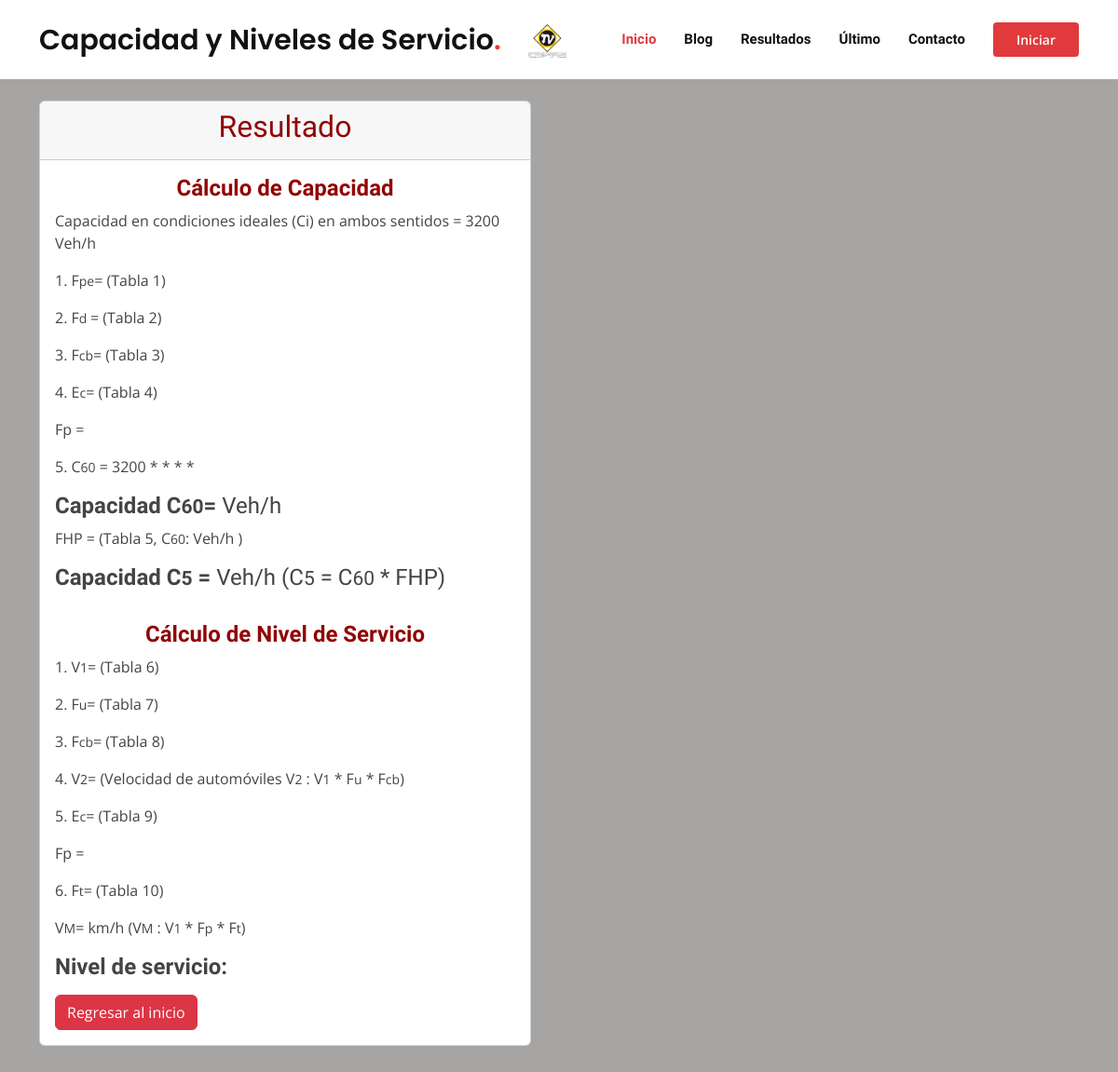
The page /resultado on the database as committed earlier.
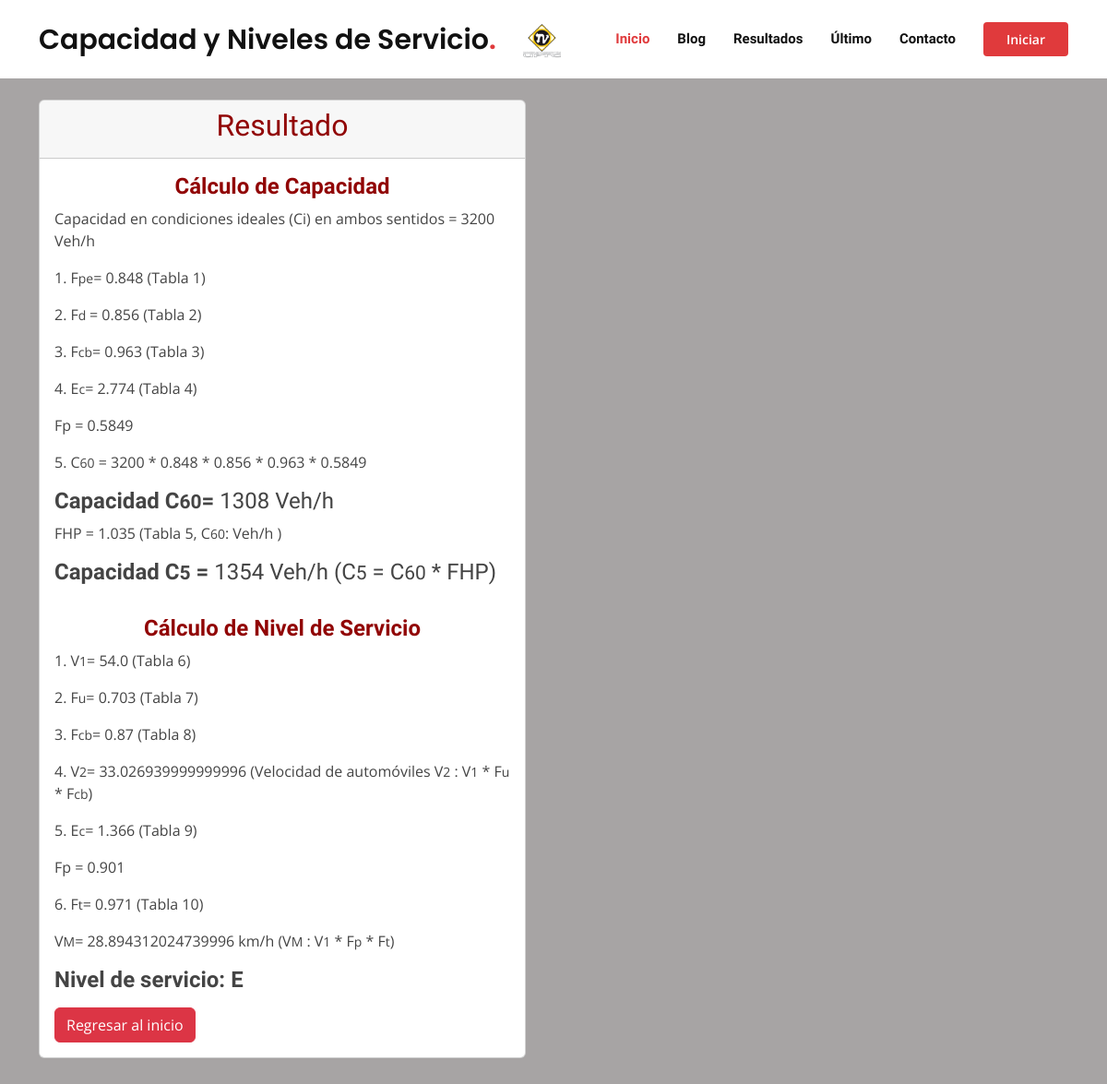
The same page on the database as committed later.
### general.py (models this page shows)
class Resultado(db.Model):
    id = db.Column(db.Integer, primary_key=True)
    Fpe = db.Column(db.Float, nullable=False)
    Fd = db.Column(db.Float, nullable=False)
    Fcb = db.Column(db.Float, nullable=False)
    Ec = db.Column(db.Float, nullable=False)
    Fp = db.Column(db.Float, nullable=False)
    cap_60 = db.Column(db.Integer, nullable=False)
    cap_5 = db.Column(db.Integer, nullable=False)
    FHP = db.Column(db.Float, nullable=False)
    v1 = db.Column(db.Float, nullable=False)
    Fu = db.Column(db.Float, nullable=False)
    Fcb1 = db.Column(db.Float, nullable=False)
    v2 = db.Column(db.Float, nullable=False)
    Ec_vel = db.Column(db.Float, nullable=False)
    Fp_vel = db.Column(db.Float, nullable=False)
    Ft = db.Column(db.Float, nullable=False)
    vM = db.Column(db.Float, nullable=False)
    Vi = db.Column(db.Integer, nullable=False)
    Final = db.Column(db.Integer, nullable=False)

### general.py (the view)
@app.route("/resultado", methods=["GET","POST"])
def resultado():
    id = len(db.session.query(Resultado).all())
    registro = Resultado.query.get(id)
    return render_template('resultados.html',datos=registro)

### templates/resultados.html (shortened to what this page needs)
<!DOCTYPE html>
<html lang="en">
<head>
  <link href="../static/assets/vendor/aos/aos.css" rel="stylesheet">
  <link href="../static/assets/vendor/bootstrap/css/bootstrap.min.css" rel="stylesheet">
  <link href="../static/assets/vendor/bootstrap-icons/bootstrap-icons.css" rel="stylesheet">
  <link href="../static/assets/vendor/boxicons/css/boxicons.min.css" rel="stylesheet">
  <link href="../static/assets/vendor/glightbox/css/glightbox.min.css" rel="stylesheet">
  <link href="../static/assets/vendor/remixicon/remixicon.css" rel="stylesheet">
  <link href="../static/assets/vendor/swiper/swiper-bundle.min.css" rel="stylesheet">
  <link href="../static/assets/css/style.css" rel="stylesheet">
</head>
<body>
  {% import "bootstrap/wtf.html" as wtf %}
  <header id="header" class="fixed-top d-flex align-items-center">
    <div class="container d-flex align-items-center">
      <h1 class="logo me-auto"><a href="{{url_for('home')}}">Capacidad y Niveles de Servicio<span>.</span></a></h1>
      <a href="{{url_for('home')}}" class="logo me-auto"><img src="../static/assets/img/logo.png" alt=""></a>
      <nav id="navbar" class="navbar order-last order-lg-0">
        <ul>
          <li><a class="nav-link scrollto active" href="{{url_for('home')}}">Inicio</a></li>
          <li><a class="nav-link scrollto" href="{{url_for('blog')}}">Blog</a></li>
          <li><a class="nav-link scrollto " href="{{url_for('resultados')}}">Resultados</a></li>
          <li><a href="{{url_for('resultado')}}">Último</a></li>
          <li><a class="nav-link scrollto" href="#contact">Contacto</a></li>
        </ul>
      </nav>
      <a href="#about" class="get-started-btn scrollto">Iniciar</a>
    </div>
  </header>
    <br>
    <br>
    <section class="inner-page" style="background-color:rgb(167, 164, 164)">
      <div class="container" data-aos="fade-up">
        <div class="card" style="width: 33rem;">
          <div class="card-header"><h2 style="text-align:center; color: rgb(145, 5, 5);">Resultado</h2>
          </div>
          <div class="card-body" >
            <ul class="list-unstyled">
              <li style="text-align:center; color: rgb(145, 5, 5);"><h4><strong>Cálculo de Capacidad</strong></h4></li>
              <li><p>Capacidad en condiciones ideales (Ci) en ambos sentidos = 3200 Veh/h</p></li>
              <li><p>1. F<small>pe</small>= {{datos.Fpe}} (Tabla 1)</p></li>
              <li><p>2. F<small>d </small>= {{datos.Fd}} (Tabla 2)</p></li>
              <li><p>3. F<small>cb</small>= {{datos.Fcb}} (Tabla 3)</p></li>
              <li><p>4. E<small>c</small>= {{datos.Ec}} (Tabla 4)</p></li>
              <li><p>Fp = {{datos.Fp}} </p></li>
              <li><p>5. C<small>60</small> = 3200 * {{datos.Fpe}} * {{datos.Fd}} * {{datos.Fcb}} * {{datos.Fp}}</p></li>
              <li><h4><b>Capacidad C<small>60</small>=</b> {{datos.cap_60 }} Veh/h</h4></li>
              <li><p>FHP = {{datos.FHP}} (Tabla 5, C<small>60</small>: {{cap_60}} Veh/h )</p></li>
              <li><h4><b>Capacidad C<small>5</small> = </b>{{datos.cap_5}} Veh/h (C<small>5</small> = C<small>60</small> * FHP)</h4></li>
              <br>
              <li style="text-align:center; color: rgb(145, 5, 5);"s><h4><strong>Cálculo de Nivel de Servicio</strong></h4></li>
              <li><p>1. V<small>1</small>= {{datos.v1}} (Tabla 6)</p></li>
              <li><p>2. F<small>u</small>= {{datos.Fu}} (Tabla 7)</p></li>
              <li><p>3. F<small>cb</small>= {{datos.Fcb1}} (Tabla 8)</p></li>
              <li><p>4. V<small>2</small>= {{datos.v2}} (Velocidad de automóviles V<small>2</small> : V<small>1</small> * F<small>u</small> * F<small>cb</small>)</p></li>
              <li><p>5. E<small>c</small>= {{datos.Ec_vel}} (Tabla 9)</p></li>
              <li><p>Fp = {{datos.Fp_vel}} </p></li>
              <li><p>6. F<small>t</small>= {{datos.Ft}} (Tabla 10)</p></li>
              <li><p>V<small>M</small>= {{datos.vM}} km/h (V<small>M</small> : V<small>1</small> * F<small>p</small> * F<small>t</small>)</p></li>
              <li><h4><b>Nivel de servicio: {{datos.Final}}</b></h4></li>
            </ul>
            <a href="{{url_for('home')}}" class="btn btn-danger" style="text-align:center">Regresar al inicio</a>
          </div>
        </div>
      </div>
    </section>
</body>
</html>

### static/assets/css/style.css (style rules this page uses)
body { font-family: "Open Sans", sans-serif; color: #444444; }
a { color: #f5de12; text-decoration: none; }
h1, h2, h3, h4, h5, h6 { font-family: "Raleway", sans-serif; }
#header { background: #fff; transition: all 0.5s; z-index: 997; padding: 20px 0; }
#header .logo { font-size: 30px; margin: 0; padding: 0; font-weight: 600; font-family: "Poppins", sans-serif; }
#header .logo a { color: #111111; }
#header .logo a span { color: #e03a3c; }
#header .logo img { max-height: 40px; }
.get-started-btn { margin-left: 30px; background: #e03a3c; color: #fff; border-radius: 4px; padding: 8px 25px; white-space: nowrap; transition: 0.3s; font-size: 14px; font-weight: 600; display: inline-block; }
.navbar { padding: 0; }
.navbar ul { margin: 0; padding: 0; display: flex; list-style: none; align-items: center; }
.navbar li { position: relative; }
.navbar a, .navbar a:focus { display: flex; align-items: center; justify-content: space-between; padding: 10px 0 10px 30px; font-family: "Raleway", sans-serif; font-size: 15px; font-weight: 600; color: #111111; white-space: nowrap; transition: 0.3s; }
.navbar a:hover, .navbar .active, .navbar .active:focus, .navbar li:hover>a { color: #e03a3c; }
section { padding: 60px 0; overflow: hidden; position: relative; }

Rows that differ between the two databases and show on the page:
added Resultado: Fpe "0.848", Fd "0.856", Fcb "0.963", Ec "2.774", Fp "0.5849", cap_60 "1308", FHP "1.035", cap_5 "1354", v1 "54.0", Fu "0.703", Fcb1 "0.87", v2 "33.026939999999996", Ec_vel "1.366", Fp_vel "0.901", Ft "0.971", vM "28.894312024739996", Final "E"
